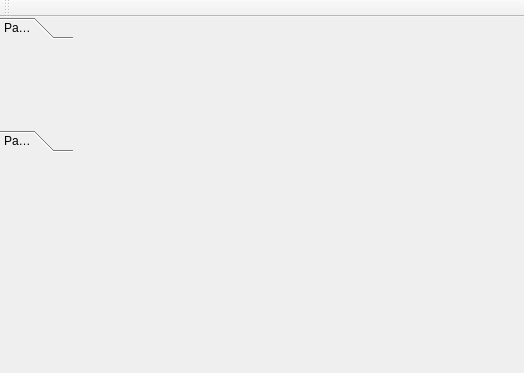
<?xml version="1.0" encoding="UTF-8"?>
<ui version="4.0">
 <class>MainWindow</class>
 <widget class="QMainWindow" name="MainWindow">
  <property name="geometry">
   <rect>
    <x>0</x>
    <y>0</y>
    <width>524</width>
    <height>373</height>
   </rect>
  </property>
  <property name="windowTitle">
   <string>MainWindow</string>
  </property>
  <widget class="QWidget" name="centralWidget">
   <widget class="QToolBox" name="toolBox">
    <property name="geometry">
     <rect>
      <x>0</x>
      <y>0</y>
      <width>73</width>
      <height>135</height>
     </rect>
    </property>
    <property name="currentIndex">
     <number>0</number>
    </property>
    <widget class="QWidget" name="page">
     <property name="geometry">
      <rect>
       <x>0</x>
       <y>0</y>
       <width>73</width>
       <height>73</height>
      </rect>
     </property>
     <attribute name="label">
      <string>Page 1</string>
     </attribute>
    </widget>
    <widget class="QWidget" name="page_2">
     <property name="geometry">
      <rect>
       <x>0</x>
       <y>0</y>
       <width>98</width>
       <height>28</height>
      </rect>
     </property>
     <attribute name="label">
      <string>Page 2</string>
     </attribute>
    </widget>
   </widget>
  </widget>
  <widget class="QMenuBar" name="menuBar">
   <property name="geometry">
    <rect>
     <x>0</x>
     <y>0</y>
     <width>524</width>
     <height>25</height>
    </rect>
   </property>
  </widget>
  <widget class="QToolBar" name="mainToolBar">
   <attribute name="toolBarArea">
    <enum>TopToolBarArea</enum>
   </attribute>
   <attribute name="toolBarBreak">
    <bool>false</bool>
   </attribute>
  </widget>
 </widget>
 <layoutdefault spacing="6" margin="11"/>
 <resources/>
 <connections/>
</ui>
